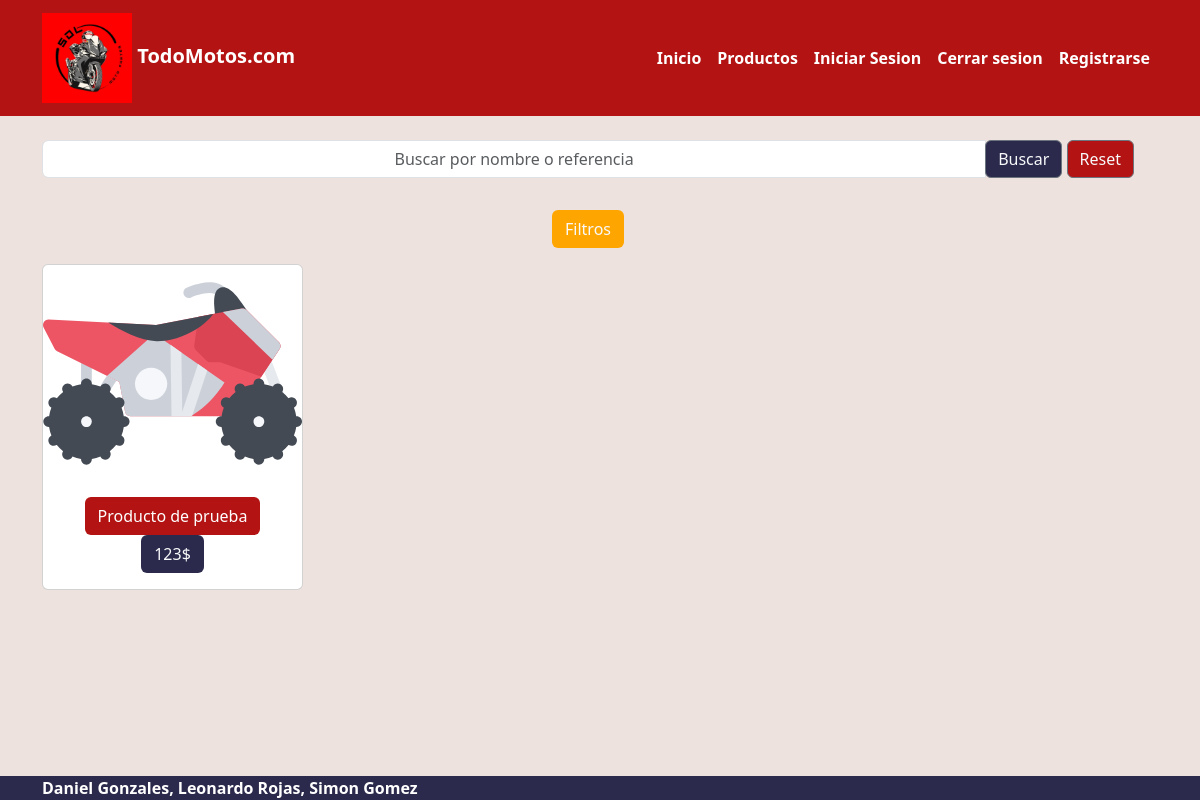
/products/, run on an earlier commit of the app's database.
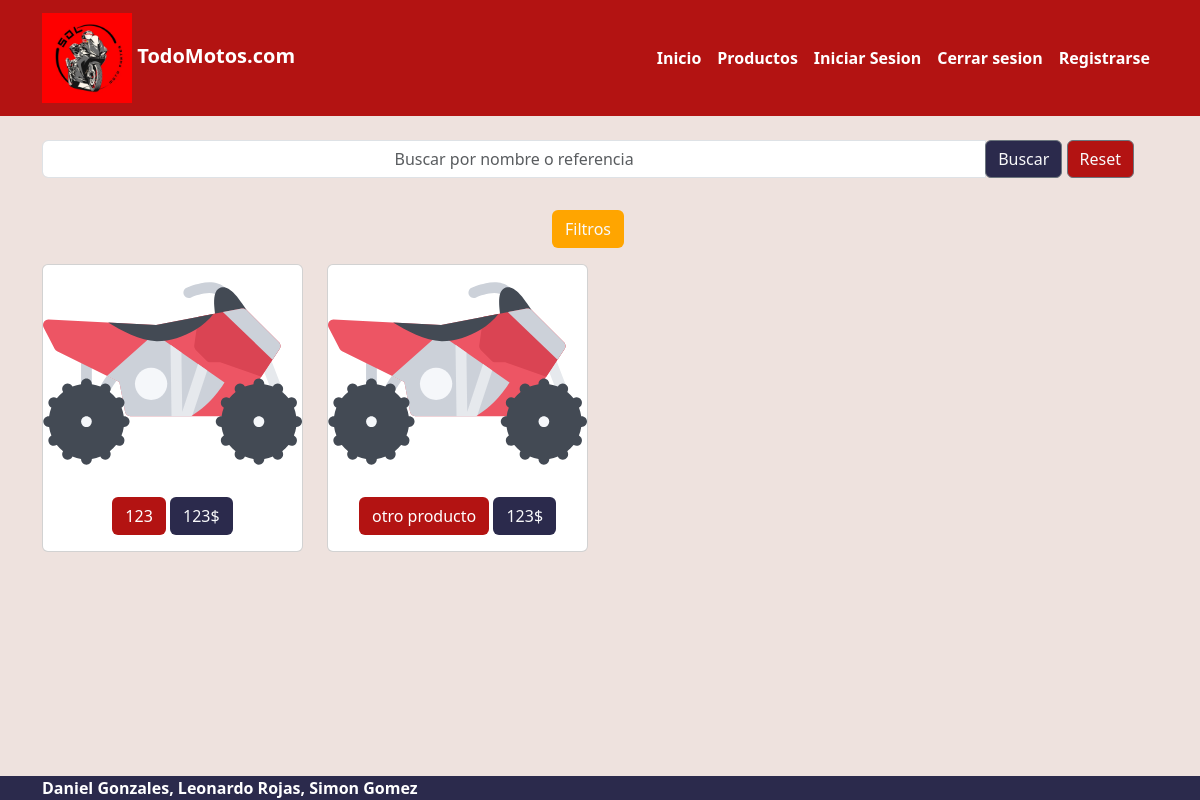
And on a later commit of the database.
### ecommerce/models.py (models this page shows)
class Product(models.Model):
    name = models.CharField(max_length=255)
    brand = models.CharField(max_length=50, null=True)
    description = models.CharField(max_length=300)
    reference = models.CharField(max_length=50)
    price = models.IntegerField()
    stock = models.IntegerField()

### ecommerce/views.py (the view)
# urls.py: path('products/',ProductListView.as_view(),name='products'),
class ProductListView(ListView):
    model = Product
    template_name = 'pages/products.html'
    context_object_name = "products"
    form = ProductForm()
    def get_queryset(self):
        query = self.request.GET.get("name")
        brand = self.request.GET.get("brand")
        minprice = self.request.GET.get("minprice")
        maxprice = self.request.GET.get("maxprice")
        if not query:
            query = ""
        if not brand:
            brand = ""
        if not minprice:
            minprice = 0
        if not maxprice:
            maxprice = 9999999999
        filters_query = Q(name__icontains=query) | Q(reference__icontains=query)
        filters_query &= Q(brand__icontains=brand)
        filters_query &= Q(price__gte=minprice) & Q(price__lte=maxprice)
        products = Product.objects.filter(filters_query)
        return products
    def get_context_data(self, **kwargs):
        context = super().get_context_data(**kwargs)
        context['form'] = self.form
        return context

### ecommerce/forms.py (shortened to what this page needs)
class ProductForm(forms.ModelForm):
    class Meta:
        model = Product
        fields = ['name','price', 'description','brand','stock', 'reference']
    BRAND_CHOICES = [
        ("Sin Marca/Cualquier Marca","Sin Marca/Cualquier Marca"),
        ("Kawasaki", "Kawasaki"),
        ("Honda", "Honda"),
        ("Yamaha", "Yamaha"),
        ("Suzuki", "Suzuki"),
    ]
    brand = forms.ChoiceField(label="Brand", choices=BRAND_CHOICES)

### ecommerce/templates/pages/products.html (shortened to what this page needs)
{% extends 'base.html' %}
{% load static %}
{% block content %}
<div class="d-grid gap-3">
    <div class="input-group row d-flex justify-content-center text-center">
        <form method="GET">
        <div class="input-group mb-3 text-align:center">
            <input name="name" type="text" class="form-control text-center " placeholder="Buscar por nombre o referencia" aria-label="Recipient's username" aria-describedby="basic-addon2">
            <div class="input-group-append">
              <button class="btn btn-outline-secondary bg-secondary text-light " type="submit">Buscar</button>
              <button class="btn btn-outline-secondary bg-primary text-light" type="submit" value="" name="name">Reset</button>
            </div>
          </div>
          <button class="btn bg-info text-light my-3" type="button" data-bs-toggle="collapse" data-bs-target="#filtros" aria-expanded="false" aria-controls="collapseExample">
            Filtros
          </button>
        </div>
      </div>
<div class="row">
    {% for product in products %}
    <div class="col-md-4 col-lg-3 mb-2">
        <div class="card">
            <img src="{% static 'products/icono_moto.svg' %}" class="card-img-top img-card">
            <div class="card-body text-center">
                <a href="{% url 'product' id=product.id  %}" class="btn bg-primary text-white">
                    {{product.name}}</a>
                <a class="btn bg-secondary text-light" href="{% url 'product' id=product.id  %}">{{product.price}}$</a>
            </div>
        </div>
    </div>
    {% endfor %}
</div>
</div>
{%endblock%}

What changed in the data, as far as the page shows it:
changed Product (number 1 of 2 on the later page): name "Producto de prueba" → "123"
added Product: name "otro producto", price "123"
